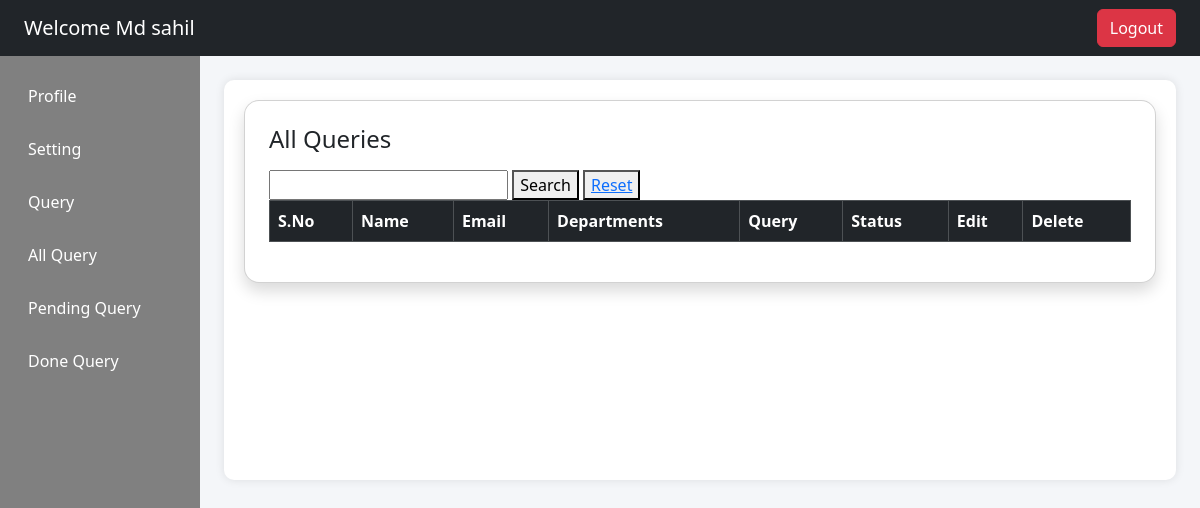
The page /empdashboard/allquery/ (signed in) on the database as committed earlier.
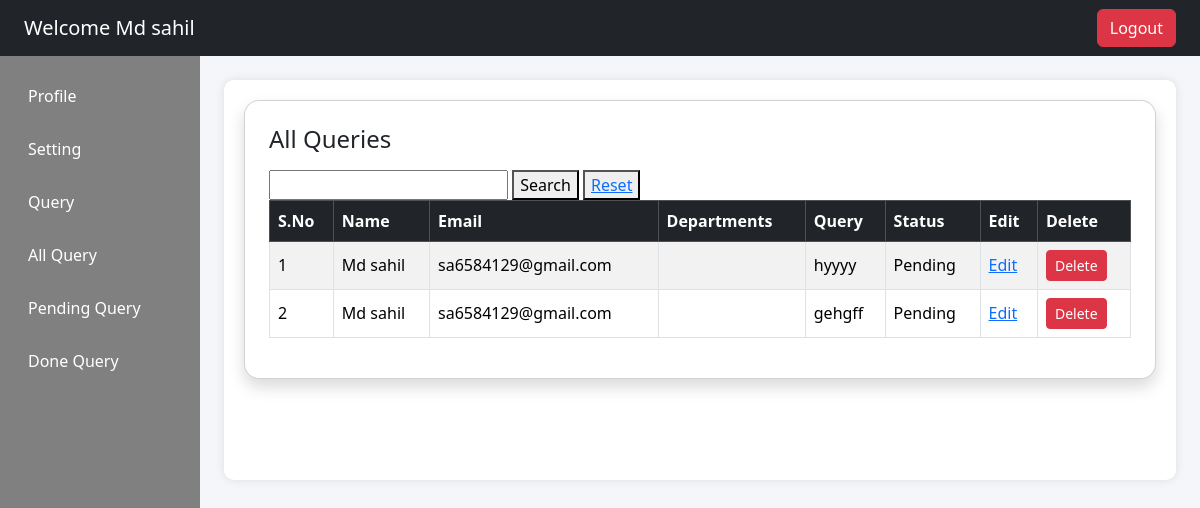
The same page on the database as committed later.
### app/models.py (models this page shows)
class Add_Employee(models.Model):
    Name=models.CharField(max_length=40)
    Email=models.EmailField()
    Contact=models.BigIntegerField()
    Image=models.ImageField(upload_to='image')
    Code=models.CharField(max_length=20)
    Dept=models.CharField(max_length=20)

class Query(models.Model):
    Name=models.CharField(max_length=50)
    Email=models.EmailField(max_length=50)
    Departments=models.CharField(max_length=40)
    Query=models.TextField()
    Status=models.CharField(default="Pending")
    reply=models.CharField(null=True)

### app/views.py (the view)
# urls.py: path('empdashboard/allquery/',views.allquery,name='allquery'),
def allquery(req):
    if 'emp_id' in req.session:
        e_id = req.session.get('emp_id')
        emp_data = Add_Employee.objects.get(id=e_id)
        all_query = Query.objects.filter(Email=emp_data.Email)
        return render(req,'empdashboard.html',{'data':emp_data , 'allquery':True, 'all_query':all_query})
    else:
        return redirect('Login')

### app/templates/empdashboard.html (shortened to what this page needs)
<!DOCTYPE html>
<html lang="en">
<head>
    <link href="https://cdn.jsdelivr.net/npm/bootstrap@5.3.2/dist/css/bootstrap.min.css" rel="stylesheet">
    <link href="https://cdn.jsdelivr.net/npm/bootstrap@5.3.2/dist/css/bootstrap.min.css" rel="stylesheet">
</head>
<body>
    <nav class="navbar navbar-dark bg-dark px-4">
        <span class="navbar-brand">Welcome {{data.Name}}</span>
        <a href="{% url 'Logout' %}"><button class="btn btn-danger">Logout</button></a>
    </nav>
    <div class="container-fluid">
        <div class="row">
            <div class="col-md-3 col-lg-2 sidebar p-3">
                <a href="{% url 'profile' %}">Profile</a>
                <a href="{% url 'setting' %}">Setting</a>
                <a href="{% url 'empquery' %}">Query</a>
                <a href="{% url 'allquery' %}">All Query</a>
                <a href="{% url 'pendingquery' %}">Pending Query</a>
                <a href="{% url 'donequery' %}">Done Query</a>
            </div>
            <div class="col-md-9 col-lg-10 p-4">
                <div class="content-box">
                    {% if profile %}
                    <link href="https://cdn.jsdelivr.net/npm/bootstrap@5.3.2/dist/css/bootstrap.min.css"
                        rel="stylesheet">
                    <link
                        href="https://cdnjs.cloudflare.com/ajax/libs/bootstrap-icons/1.11.1/font/bootstrap-icons.min.css"
                        rel="stylesheet">
                    <style>
                        body {
                            background: linear-gradient(to right, #e3f2fd, #f8f9fa);
                            font-family: 'Segoe UI', sans-serif;
                        }
                        .profile-wrapper {
                            min-height: 100vh;
                            display: flex;
                            align-items: center;
                            justify-content: center;
                        }
                        .profile-card {
                            width: 100%;
                            max-width: 500px;
                            border-radius: 20px;
                            padding: 40px 30px;
                            background: #ffffff;
                            box-shadow: 0 15px 35px rgba(0, 0, 0, 0.1);
                            text-align: center;
                            transition: 0.3s ease;
                        }
                        .profile-card:hover {
                            transform: translateY(-5px);
                        }
                        .profile-img {
                            width: 160px;
                            height: 160px;
                            object-fit: cover;
                            border-radius: 50%;
                            border: 6px solid #0d6efd;
                            padding: 5px;
                            background: #fff;
                            margin-bottom: 20px;
                        }
                        .profile-name {
                            font-size: 24px;
                            font-weight: 700;
                            margin-bottom: 5px;
                        }
                        .profile-role {
                            color: gray;
                            font-size: 14px;
                            margin-bottom: 20px;
                        }
                        .profile-info {
                            text-align: left;
                            margin-top: 20px;
                        }
                        .profile-info p {
                            padding: 10px 0;
                            margin-bottom: 0;
                            border-bottom: 1px solid #eee;
                            font-size: 15px;
                            display: flex;
                            align-items: center;
                        }
                        .profile-info i {
                            color: #0d6efd;
                            margin-right: 10px;
                            font-size: 18px;
                        }
                        .profile-info span {
                            font-weight: 600;
                            margin-right: 5px;
                        }
                        .btn-edit {
                            margin-top: 25px;
                            border-radius: 25px;
                            padding: 8px 25px;
                        }
                    </style>
                    <div class="profile-wrapper">
                        <div class="profile-card">
                            {% if data.Image %}
                            <img src="{{ data.Image.url }}" alt="Profile Image" class="profile-img">
                            {% else %}
                            <img src="https://via.placeholder.com/160" class="profile-img">
                            {% endif %}
                            <div class="profile-name">{{ data.Name }}</div>
                            <div class="profile-role">{{ data.Department }}</div>
                            <hr>
                            <div class="profile-info">
                                <p><i class="bi bi-envelope-fill"></i><span>Email:</span> {{ data.Email }}</p>
                                <p><i class="bi bi-telephone-fill"></i><span>Contact:</span> {{ data.Contact }}</p>
                                <p><i class="bi bi-person-badge-fill"></i><span>Code:</span> {{ data.Code }}</p>
                                <p><i class="bi bi-building"></i><span>Department:</span> {{ data.Department }}</p>
                            </div>
                            {% comment %} <a href="#" class="btn btn-primary btn-edit">
                                <i class="bi bi-pencil-square"></i> Edit Profile
                            </a> {% endcomment %}
                        </div>
                    </div>
                            {% elif allquery %}
                            <div class="card shadow p-4">
                                <h4 class="mb-3">All Queries</h4>
                                <form action="{% url 'search' %}" method="post">
                                    <input type="search" name="search">
                                    <button type="submit">Search</button>
                                    <button><a href="{% url 'allquery' %}">Reset</a></button>
                                </form>
                                <div class="table-responsive">
                                    <table class="table table-striped table-bordered table-hover align-middle">
                                        <thead class="table-dark">
                                            <tr>
                                                <th>S.No</th>
                                                <th>Name</th>
                                                <th>Email</th>
                                                <th>Departments</th>
                                                <th>Query</th>
                                                <th>Status</th>
                                                <th>Edit</th>
                                                <th>Delete</th>
                                            </tr>
                                        </thead>
                                        <tbody>
                                            {% for i in all_query %}
                                            <tr>
                                                <td>{{forloop.counter}}</td>
                                                <td>{{i.Name}}</td>
                                                <td>{{i.Email}}</td>
                                                <td>{{i.Departments}}</td>
                                                <td>{{i.Query}}</td>
                                                <td>{{i.Status}}</td>
                                                <td>
                                                    {% if i.reply %}
                                                    N/A
                                                    {% else %}
                                                            <a href="{% url 'edit_all_query' i.id %}">Edit</a>
                                                    {% endif %}
                                                </td>
                                                <td>
                                                    {% if i.reply %}
                                                    N/A
                                                    {% else %}
                                                            <a href="{% url 'emp_q_delete' i.id %}"><button class="btn btn-sm btn-danger">Delete</button></a>
                                                    {% endif %}
                                                </td>
                                            </tr>
                                            {% endfor %}
                                        </tbody>
                                    </table>
                                </div>
                            </div>
                            {% endif %}
                        </div>
                    </div>
</body>
</html>

### app/templates/empdashboard.html (style rules this page uses)
.sidebar { height: 100vh; background: gray; }
.sidebar a { color: #fff; text-decoration: none; display: block; padding: 12px; border-radius: 5px; margin-bottom: 5px; }
.content-box { background: white; border-radius: 10px; padding: 20px; box-shadow: 0 0 10px rgba(0, 0, 0, 0.1); min-height: 400px; }
body { background-color: #f4f6f9; }
.card { border-radius: 15px; }

Rows that differ between the two databases and show on the page:
added Query: Name "Md sahil", Email "sa6584129@gmail.com", Query "hyyyy", Status "Pending", shows "Edit", shows "Delete"
added Query: Name "Md sahil", Email "sa6584129@gmail.com", Query "gehgff", Status "Pending", shows "Edit", shows "Delete"
